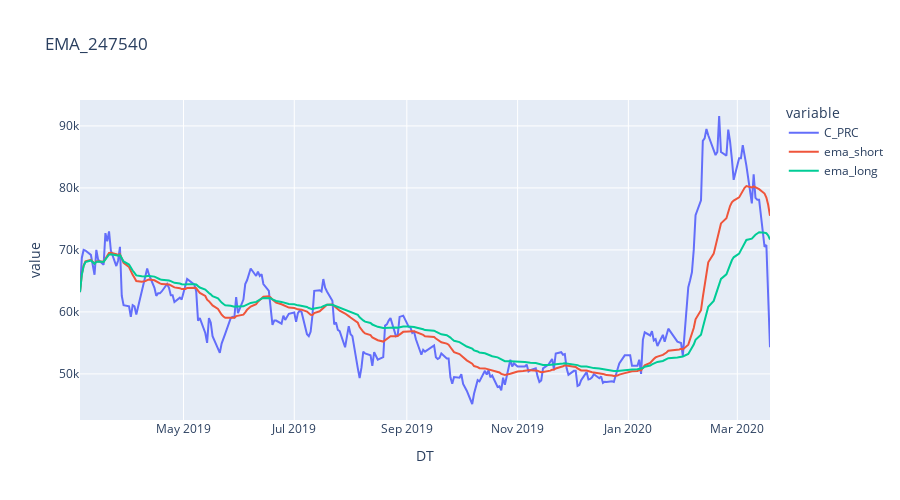

The notebook cell saved with this chart:
### Code cell
ema_plt

### Figure 1 — Plotly figure (JSON) as saved in the notebook; plotly's stock layout.template omitted (floating-point values rounded to 4 significant figures; data arrays with more than 128 entries replaced by an {"elided": "..."} marker saying what was removed)
{"data": [{"hovertemplate": "variable=C_PRC<br>DT=%{x}<br>value=%{y}<extra></extra>", "legendgroup": "C_PRC", "line": {"color": "#636efa", "dash": "solid"}, "marker": {"symbol": "circle"}, "mode": "lines", "name": "C_PRC", "orientation": "v", "showlegend": true, "type": "scatter", "x": {"elided": "260 str values"}, "xaxis": "x", "y": {"elided": "260 int values"}, "yaxis": "y"}, {"hovertemplate": "variable=ema_short<br>DT=%{x}<br>value=%{y}<extra></extra>", "legendgroup": "ema_short", "line": {"color": "#EF553B", "dash": "solid"}, "marker": {"symbol": "circle"}, "mode": "lines", "name": "ema_short", "orientation": "v", "showlegend": true, "type": "scatter", "x": {"elided": "260 str values"}, "xaxis": "x", "y": {"elided": "260 float values"}, "yaxis": "y"}, {"hovertemplate": "variable=ema_long<br>DT=%{x}<br>value=%{y}<extra></extra>", "legendgroup": "ema_long", "line": {"color": "#00cc96", "dash": "solid"}, "marker": {"symbol": "circle"}, "mode": "lines", "name": "ema_long", "orientation": "v", "showlegend": true, "type": "scatter", "x": {"elided": "260 str values"}, "xaxis": "x", "y": {"elided": "260 float values"}, "yaxis": "y"}], "layout": {"height": 500, "legend": {"title": {"text": "variable"}, "tracegroupgap": 0}, "title": {"text": "EMA_247540"}, "xaxis": {"anchor": "y", "domain": [0, 1], "title": {"text": "DT"}}, "yaxis": {"anchor": "x", "domain": [0, 1], "title": {"text": "value"}}}}
